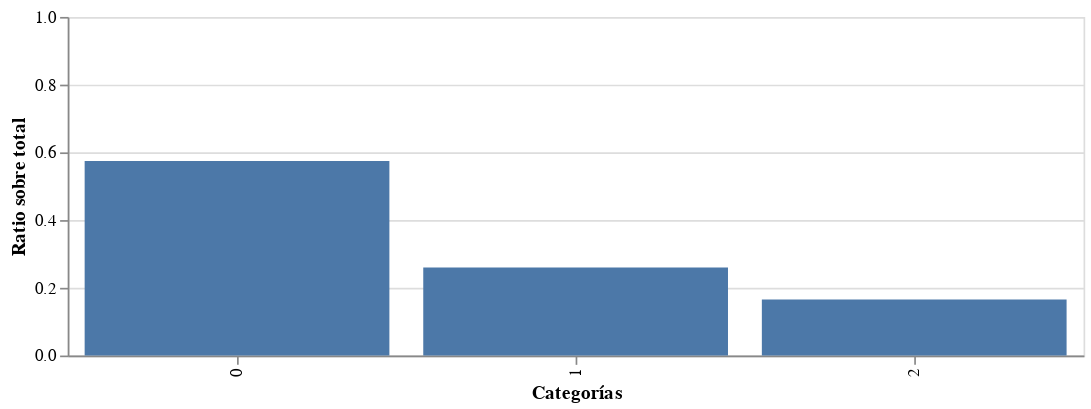

Source (notebook cell):
### Code cell
countsPost = postDateDf['label'].value_counts(normalize=True).reset_index()
countsPost.columns = ['target', 'ratio']

alt.Chart(countsPost).mark_bar().encode(
    x=alt.X('target:N', title='Categorías'),
    y=alt.Y('ratio:Q', scale=alt.Scale(domain=(0, 1)), title='Ratio sobre total'),
    tooltip=['target', 'ratio']
).properties(width=600, height=200)

### Figure 1 — Vega-Lite specification as saved in the notebook (floating-point values rounded to 4 significant figures)
{"config": {"view": {"continuousWidth": 400, "continuousHeight": 300}}, "data": {"name": "data-73401decc8b1f810286eae109ca078db"}, "mark": "bar", "encoding": {"tooltip": [{"field": "target", "type": "nominal"}, {"field": "ratio", "type": "quantitative"}], "x": {"field": "target", "title": "Categorías", "type": "nominal"}, "y": {"field": "ratio", "scale": {"domain": [0, 1]}, "title": "Ratio sobre total", "type": "quantitative"}}, "height": 200, "width": 600, "$schema": "https://vega.github.io/schema/vega-lite/v4.17.0.json", "datasets": {"data-73401decc8b1f810286eae109ca078db": [{"target": "0", "ratio": 0.5744}, {"target": "1", "ratio": 0.2602}, {"target": "2", "ratio": 0.1654}]}}
